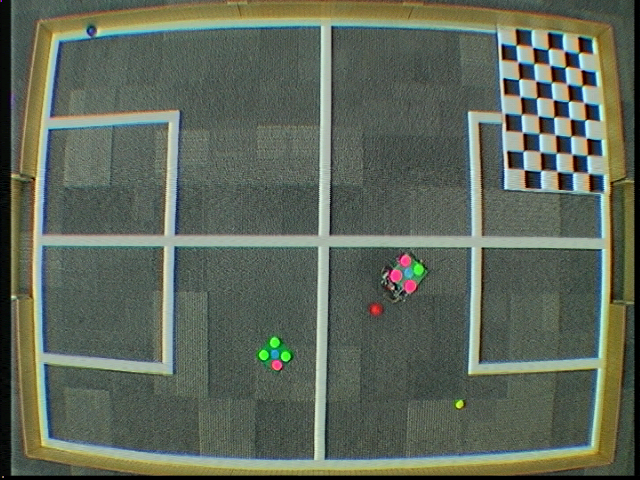
#> input picture Vision_Calibration/Pitch0/test1.png, 640 x 480 px, given in place of the camera
$ python plate_tracker_test.py   (older library calls are emulated)
#> lines starting #> are read from the running program, lines starting #| are printed output that depends on the picture; after the words box and inside, x2 and y2 are one past the last pixel; in counts of white or black regions, pixels touching at a corner belong together
### Vision_Calibration/dataStructures.py
class Object:
    def __init__(self,x,y,size,direction,magnitude):
#> in main, frame is the input picture: shape (480, 640, 3); mean B, G, R 90, 103.9, 94.7
        self.x          = x
        self.y          = y
        self.size       = size
        self.direction  = direction
        # sum of x and y components since last frame
        self.magnitude  = magnitude

### Vision_Calibration/plate_tracker_test.py
import cv2
import numpy as np
import math

from dataStructures import Object


def track_plate(frame, colour):
    """
    Finds the plate with the specified central colour then crops it from the original frame
    """
    # [9 lines of commented-out code are left out]
    if (colour == "yellow"):
        lower_boundary = np.array([30, 150, 150])
        upper_boundary = np.array([37, 255, 255])

    elif (colour == "blue"):
        lower_boundary = np.array([80, 100, 200])
        upper_boundary = np.array([100, 255, 250])

    # The mask contains the pixels which are in the colour boundary
    mask = cv2.inRange(frame, lower_boundary, upper_boundary)
    cv2.imshow(colour,mask)

    # dilate the image to make contours bigger, then close it to improve recognition
    kernel_dilate = np.ones((2, 2), np.uint8)
    kernel_close = np.ones((5, 5), np.uint8)
    dilate = cv2.dilate(mask, kernel_dilate)
    close = cv2.morphologyEx(dilate, cv2.MORPH_CLOSE, kernel_close)
    #cv2.imshow("team_mask", close)


    # find all groupings of pixels found by mask
    _, contours, hierarchy = cv2.findContours(close, cv2.RETR_TREE, cv2.CHAIN_APPROX_SIMPLE) #original
    # find area of all contours
    areas = [cv2.contourArea(c) for c in contours]

    robot_1 = Object(0, 0, 0, 0, 0)
    robot_2 = Object(0, 0, 0, 0, 0)

    if (areas != []):
        if (len(areas) == 1):
            largest_index = np.argmax(areas)
            contour = contours[largest_index]

            (float_x, float_y), radius = cv2.minEnclosingCircle(contour)
            #center = (int(x), int(y))
            radius = int(radius)

            if (int(float_x) < 30):
                x = 30
            elif (int(float_x) > 1250):
                x = 1250
            else:
                x = int(float_x)

            if (int(float_y) < 30):
                y = 30
            elif (int(float_y) > 1250):
                y = 1050
            else:
                y = int(float_y)

            center = (x, y)

            #robot = frame[center[1]-30:center[1]+30, center[0]-30:center[0]+30]
            robot = Object(x, y, 0, 0, 0)
            return(robot, robot)


        if (len(areas) >= 2):
            largest_2_indices = np.argpartition(areas, 1)[-2:]
            #largest_contour = contours[np.argmax(areas)]

            # Get the contours for the two robots of the team
            contour_1 = contours[largest_2_indices[0]]
            contour_2 = contours[largest_2_indices[1]]


            (float_x_1, float_y_1), radius_1 = cv2.minEnclosingCircle(contour_1)
            (float_x_2, float_y_2), radius_2 = cv2.minEnclosingCircle(contour_2)

            #center_1 = (int(x_1),int(y_1))
            radius_1 = int(radius_1)
            #center_2 = (int(x_2),int(y_2))
            radius_2 = int(radius_2)

            #cv2.circle(frame, center_1, radius_1, (0, 0, 255), 1)
            #cv2.circle(frame, center_2, radius_2, (0, 0, 255), 1)

            if (int(float_x_1) < 30):
                x_1 = 30
            elif (int(float_x_1) > 1250):
                x_1 = 1250
            else:
                x_1 = int(float_x_1)

            if (int(float_y_1) < 30):
                y_1 = 30
            elif (int(float_y_1) > 1250):
                y_1 = 1050
            else:
                y_1 = int(float_y_1)

            center_1 = (x_1, y_1)

            #############################

            if (int(float_x_2) < 30):
                x_2 = 30
            elif (int(float_x_2) > 1250):
                x_2 = 1250
            else:
                x_2 = int(float_x_2)

            if (int(float_y_2) < 30):
                y_2 = 30
            elif (int(float_y_2) > 1250):
                y_2 = 1050
            else:
                y_2 = int(float_y_2)

            center_2 = (x_2, y_2)

            #crop the part of the image containing the robot from the yellow team
            #robot_1 = frame[center_1[1]-30:center_1[1]+30, center_1[0]-30:center_1[0]+30]
            #robot_2 = frame[center_2[1]-30:center_2[1]+30, center_2[0]-30:center_2[0]+30]
            robot_1 = Object(center_1[0], center_1[1], 0, 0, 0)
            robot_2 = Object(center_2[0], center_2[1], 0, 0, 0)

            #cv2.imshow("robot_1", robot_1)
            #cv2.imshow("robot_2", robot_2)


            return (robot_1, robot_2)

    else:
        #cropped_frame = frame[240:300, 240:300]
        robot_1 = Object(270, 270, 0, 0, 0)
        robot_2 = Object(270, 270, 0, 0, 0)
        #return (cropped_frame, cropped_frame)
        return (robot_1, robot_2)

    # If cannot find two robots, return some dummy data
    # Should figure out something better for the final version
    # cropped_frame = frame[240:300, 240:300]

    #return (cropped_frame, cropped_frame)


def colour_density(robot_frame):
    """
    The function determines the dominating colour on the plate.
    """


    pink_mask = cv2.inRange(robot_frame, np.array([130, 100, 100]), np.array([171, 204, 255]))
    green_mask = cv2.inRange(robot_frame,  np.array([45,  80, 180]), np.array([57, 255, 255]))

    #count the number of green and pink pixels
    pink = np.count_nonzero(pink_mask)
    green = np.count_nonzero(green_mask)

    main_colour = None

    # compare the counts of the colours
    if(pink > green):
        main_colour = "pink"
        #print(main_colour)
    else:
        main_colour = "green"


    return main_colour


def track_orientation_dot(robot_frame, colour):
    """
    Finds the single dot on the plate, based on its colour
    """

    orientation_dot = Object(0, 0, 0, 0, 0)

    #cv2.imshow("robot frame", robot_frame)
    #if the main colour is pink, search for green
    if(colour == "pink"):
        lower_boundary = np.array([49, 150, 150])
        upper_boundary = np.array([51, 255, 255])
    #if the main colour is green, search for pink
    elif(colour == "green"):
        lower_boundary = np.array([130, 100, 100])
        upper_boundary = np.array([171, 204, 255])

    # mask contains the pixels which are in the colour boundary
    mask = cv2.inRange(robot_frame, lower_boundary, upper_boundary)

    # dilate the image to make contours bigger, then close it to improve recognition
    kernel = np.ones((2,2), np.uint8)
    kernel2 = np.ones((5,5),np.uint8)
    frame_mask = cv2.dilate(mask, kernel)
    closing = cv2.morphologyEx(frame_mask, cv2.MORPH_CLOSE, kernel2)

    # find all groupings of pixels found by mask
    im2, contours, hierarchy = cv2.findContours(closing, cv2.RETR_TREE, cv2.CHAIN_APPROX_SIMPLE)
    #cv2.imshow("track_orientation_dot", mask)
    # find area of all contours
    areas = [cv2.contourArea(c) for c in contours]

    if areas != []:
        largest_contour = contours[np.argmax(areas)]
        (x,y),radius = cv2.minEnclosingCircle(largest_contour)
        # [5 lines of commented-out code are left out]

        orientation_dot = Object(x, y, 0, 0, 0)
        return orientation_dot
    else:
        return orientation_dot

def orientation(team_dot, orientation_dot):
    """
    Calculates the orientation of the robot using the slope of the line,
    connecting the team marker dot and the orientation dot
    """
    orient_dot = (team_dot.x -30 + orientation_dot.x, team_dot.y - 30 + orientation_dot.y)
    slope = ((team_dot.y-orient_dot[1]) , (team_dot.x - orient_dot[0]))
    slope_angle = math.atan2(slope[0],slope[1])
    #print (slope_angle)

    #rotate the orientation dot around the center dot by 30 degrees
    #v = ((team_dot.x - orient_dot[0]), (team_dot.y - orient_dot[1]))
    v = ((orient_dot[0] - team_dot.x), (orient_dot[1] - team_dot.y))
    xcos = v[0] * math.cos(-145 * math.pi / 180)
    ysin = v[1] * math.sin(-145 * math.pi / 180)
    xsin = v[0] * math.sin(-145 * math.pi / 180)
    ycos = v[1] * math.cos(-145 * math.pi / 180)
    v_1 = (xcos - ysin, xsin - ycos)
    #v_2 = (v_1[0] + orient_dot[0], v_1[1] + orient_dot[1])
    v_2 = (v_1[0] + team_dot.x, v_1[1] + team_dot.y)

    # new one
    if team_dot.x > orient_dot[0]:
        mag = 1
    else:
        mag = -1
    slope_angle_prime = slope_angle - math.radians(35)
    new_point = (team_dot.x +  20* math.cos( slope_angle_prime),team_dot.y + 20 * math.sin(slope_angle_prime))
    new_point = (int(new_point[0]),int(new_point[1]))


    print("--------------")
    print(orient_dot)
    print(v_2)

    # return ((team_dot.x, team_dot.y), (int(v_2[0]), int(v_2[1])))
    return ((team_dot.x, team_dot.y), new_point)


def preProcess(frame):
        #dst = cv2.remap(img,mapx,mapy,cv2.INTER_LINEAR)
        kernel = np.ones((2,2), np.uint8)
        opened = cv2.morphologyEx(frame, cv2.MORPH_OPEN, kernel)
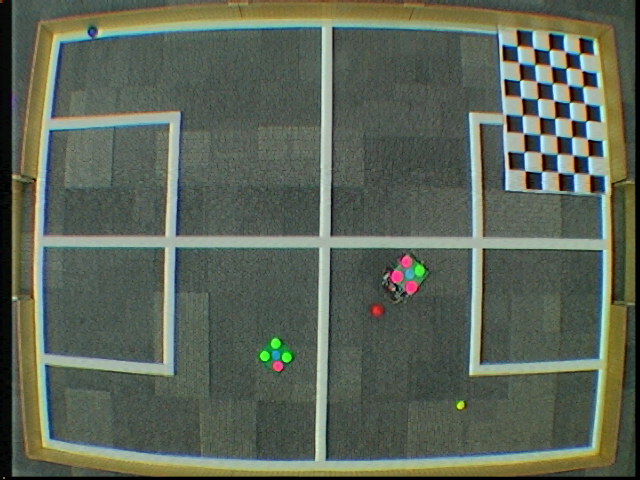
#> opened: shape (480, 640, 3); mean B, G, R 87.3, 101.1, 92
        dilated = cv2.dilate(opened, kernel, iterations = 3)
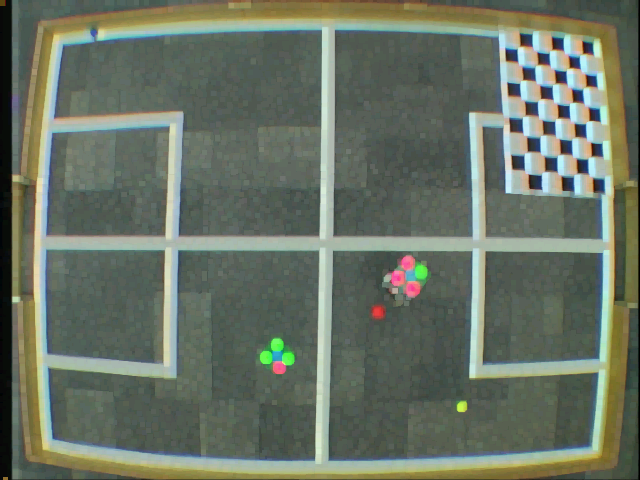
#> dilated: shape (480, 640, 3); mean B, G, R 100.2, 114.4, 105
        return dilated

def main():

    # Create the datastructures which will store the information about the robots
    yellow_robot_1 = Object(0, 0, 0, 0, 0)
    yellow_robot_2 = Object(0, 0, 0, 0, 0)
    blue_robot_1 = Object(0, 0, 0, 0, 0)
    blue_robot_2 = Object(0, 0, 0, 0, 0)

    cap = cv2.VideoCapture(0)

    while(1):
         # Take each frame
        _, frame = cap.read()
        #cv2.imshow("rgb", frame)

        #Blur the frame to make colours more uniform
        preprocessed = preProcess(frame)
        cv2.imshow("preprocessed", preprocessed)

        # Convert BGR to HSV
        #hsv_frame = cv2.cvtColor(frame, cv2.COLOR_BGR2HSV)
        hsv_frame = cv2.cvtColor(preprocessed, cv2.COLOR_BGR2HSV)
#> hsv_frame: shape (480, 640, 3); mean H, S, V 59.2, 48.5, 118
        #cv2.imshow("hsv", hsv_frame)
        #time.sleep(1)

        ###########################################
        pink_mask = cv2.inRange(hsv_frame, np.array([130, 100, 100]), np.array([171, 204, 255]))
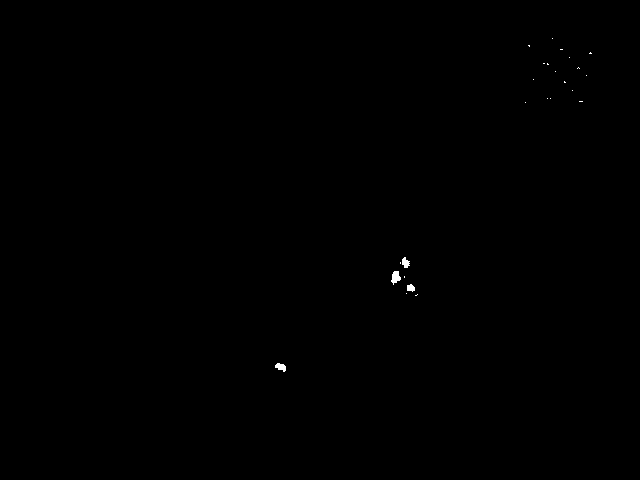
#> pink_mask: shape (480, 640); 0.1% white; 25 white regions (21 under 20 px), largest, box (x1, y1, x2, y2) and area: (391, 271, 401, 285) 88, (275, 363, 286, 372) 64, (402, 257, 410, 268) 59, (407, 284, 415, 292) 48
        green_mask = cv2.inRange(hsv_frame, np.array([45,  80, 180]), np.array([57, 255, 255]))
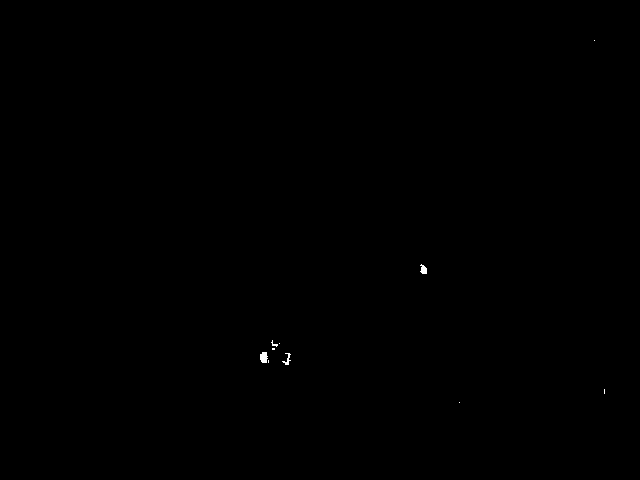
#> green_mask: shape (480, 640); 0.06% white; 10 white regions (7 under 20 px), largest, box (x1, y1, x2, y2) and area: (260, 352, 268, 363) 71, (420, 264, 427, 274) 49, (282, 353, 291, 365) 41
        cv2.imshow('pink',pink_mask)
        cv2.imshow('green',green_mask)
        #####################################

        # find the plate
        yellow_plates = track_plate(hsv_frame, "yellow")
#> in track_plate, `_, contours, hierarchy = cv2.findContours(close, cv2.RETR_TREE, cv2.CH..`: contours = 2 contours, 1 with area under 20; largest, box (x1, y1, x2, y2) and area: (458, 403, 468, 413) 30
#> in track_plate, `areas = [cv2.contourArea(c) for c in contours]`: areas = [1, 30.5]
#> in track_plate, `largest_2_indices = np.argpartition(areas, 1)[-2:]`: largest_2_indices = [0, 1]
#> in track_plate, `contour_1 = contours[largest_2_indices[0]]`: contour_1 = [[583, 458], [583, 459], [584, 459], [584, 458]]
#> in track_plate, `contour_2 = contours[largest_2_indices[1]]`: contour_2 = contour of 12 points, box (x1, y1, x2, y2) (458, 403, 468, 413), area 30
#> in track_plate, `(float_x_1, float_y_1), radius_1 = cv2.minEnclosingCircle(contour_1)`: float_x_1 = 583.5; float_y_1 = 458.5; radius_1 = 0.707
#> in track_plate, `(float_x_2, float_y_2), radius_2 = cv2.minEnclosingCircle(contour_2)`: float_x_2 = 462.5; float_y_2 = 407.5; radius_2 = 6.36
#> in track_plate, `radius_1 = int(radius_1)`: radius_1 = 0
#> in track_plate, `radius_2 = int(radius_2)`: radius_2 = 6
#> in track_plate, `x_1 = int(float_x_1)`: x_1 = 583
#> in track_plate, `y_1 = int(float_y_1)`: y_1 = 458
#> in track_plate, `center_1 = (x_1, y_1)`: center_1 = (583, 458)
#> in track_plate, `x_2 = int(float_x_2)`: x_2 = 462
#> in track_plate, `y_2 = int(float_y_2)`: y_2 = 407
#> in track_plate, `center_2 = (x_2, y_2)`: center_2 = (462, 407)
        yellow_robot_1 = yellow_plates[0]
        yellow_robot_2 = yellow_plates[1]

        blue_plates = track_plate(hsv_frame, "blue")
#> call 2 of track_plate, with colour = 'blue'
#> in track_plate (call 2), `dilate = cv2.dilate(mask, kernel_dilate)`:
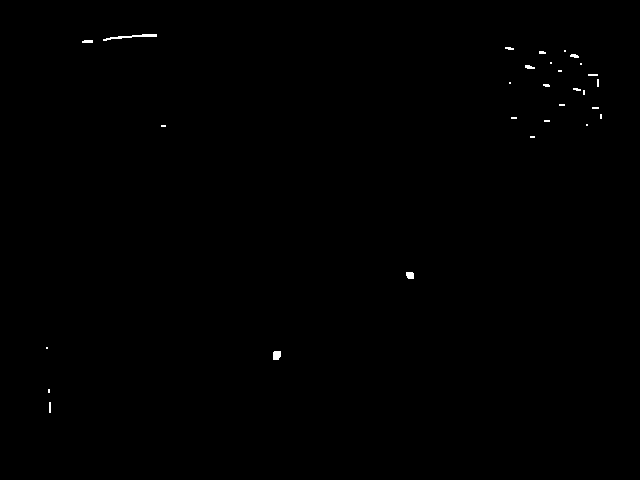
#> dilate: shape (480, 640); 0.19% white; 29 white regions (20 under 20 px), largest, box (x1, y1, x2, y2) and area: (103, 34, 157, 41) 129, (273, 351, 281, 360) 66, (406, 272, 414, 279) 51
#> in track_plate (call 2), `_, contours, hierarchy = cv2.findContours(close, cv2.RETR_TREE, cv2.CH..`: contours = 27 contours, 24 with area under 20; largest, box (x1, y1, x2, y2) and area: (103, 34, 157, 41) 74, (273, 351, 281, 360) 52, (406, 272, 414, 279) 38
#> in track_plate (call 2), `areas = [cv2.contourArea(c) for c in contours]`: areas = 27 values, max 73.5 at index 26, min 1 at index 3, mean 12.41
#> in track_plate (call 2), `largest_2_indices = np.argpartition(areas, 1)[-2:]`: largest_2_indices = [25, 26]
#> in track_plate (call 2), `contour_1 = contours[largest_2_indices[0]]`: contour_1 = [[84, 40], [83, 41], [82, 41], [82, 42], [92, 42], [92, 40]]
#> in track_plate (call 2), `contour_2 = contours[largest_2_indices[1]]`: contour_2 = contour of 22 points, box (x1, y1, x2, y2) (103, 34, 157, 41), area 74
#> in track_plate (call 2), `(float_x_1, float_y_1), radius_1 = cv2.minEnclosingCircle(contour_1)`: float_x_1 = 87; float_y_1 = 41; radius_1 = 5.1
#> in track_plate (call 2), `(float_x_2, float_y_2), radius_2 = cv2.minEnclosingCircle(contour_2)`: float_x_2 = 129.5; float_y_2 = 37; radius_2 = 26.67
#> in track_plate (call 2), `radius_1 = int(radius_1)`: radius_1 = 5
#> in track_plate (call 2), `radius_2 = int(radius_2)`: radius_2 = 26
#> in track_plate (call 2), `x_1 = int(float_x_1)`: x_1 = 87
#> in track_plate (call 2), `y_1 = int(float_y_1)`: y_1 = 41
#> in track_plate (call 2), `center_1 = (x_1, y_1)`: center_1 = (87, 41)
#> in track_plate (call 2), `x_2 = int(float_x_2)`: x_2 = 129
#> in track_plate (call 2), `y_2 = int(float_y_2)`: y_2 = 37
#> in track_plate (call 2), `center_2 = (x_2, y_2)`: center_2 = (129, 37)
        blue_robot_1 = blue_plates[0]
        blue_robot_2 = blue_plates[1]
        #print(plate_1.shape)
        #cv2.imshow('plate_1', plate_1)
        #cv2.imshow('plate_2', plate_2)

        yellow_robot_1_frame = hsv_frame[yellow_robot_1.y-30:yellow_robot_1.y+30, yellow_robot_1.x-30:yellow_robot_1.x+30]
#> yellow_robot_1_frame: shape (52, 60, 3); mean H, S, V 46.4, 90.9, 125.9
        yellow_robot_2_frame = hsv_frame[yellow_robot_2.y-30:yellow_robot_2.y+30, yellow_robot_2.x-30:yellow_robot_2.x+30]
#> yellow_robot_2_frame: shape (60, 60, 3); mean H, S, V 54.3, 41.6, 95.8

        blue_robot_1_frame = hsv_frame[blue_robot_1.y-30:blue_robot_1.y+30, blue_robot_1.x-30:blue_robot_1.x+30]
#> blue_robot_1_frame: shape (60, 60, 3); mean H, S, V 58.3, 68.2, 133.6
        blue_robot_2_frame = hsv_frame[blue_robot_1.y-30:blue_robot_1.y+30, blue_robot_1.x-30:blue_robot_1.x+30]


        yellow_1_main_colour = colour_density(yellow_robot_1_frame)
#> in colour_density, `pink = np.count_nonzero(pink_mask)`: pink = 0
#> yellow_1_main_colour = 'green'
        yellow_2_main_colour = colour_density(yellow_robot_2_frame)
#> in colour_density (call 2), `green_mask = cv2.inRange(robot_frame,  np.array([45,  80, 180]), np.ar..`:
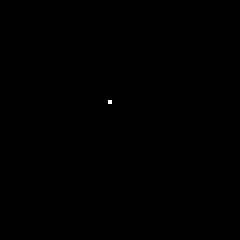
#> green_mask: shape (60, 60) (shown 4 times larger); 0.03% white in thin lines or dots, all inside (x1, y1, x2, y2) = (27, 25, 28, 26)
#> in colour_density (call 2), `green = np.count_nonzero(green_mask)`: green = 1
#> yellow_2_main_colour = 'green'

        blue_1_main_colour = colour_density(blue_robot_1_frame)
#> blue_1_main_colour = 'green'
        blue_2_main_colour = colour_density(blue_robot_2_frame)
#> blue_2_main_colour = 'green'


        yellow_1_orientation_dot = track_orientation_dot(yellow_robot_1_frame, yellow_1_main_colour)
#> in track_orientation_dot, `im2, contours, hierarchy = cv2.findContours(closing, cv2.RETR_TREE, cv..`: contours = []
        print("orientation:")
        print(yellow_1_orientation_dot.x, yellow_1_orientation_dot.y)
#| 0 0
        yellow_2_orientation_dot = track_orientation_dot(yellow_robot_2_frame, yellow_2_main_colour)
        print("orientation-dot 2:")
        print(yellow_2_orientation_dot.x, yellow_2_orientation_dot.y)
#| 0 0
        blue_1_orientation_dot = track_orientation_dot(blue_robot_1_frame, blue_1_main_colour)
        blue_2_orientation_dot = track_orientation_dot(blue_robot_2_frame, blue_2_main_colour)
        #cv2.imshow("orientation_dot_1", final_frame_1)


        cv2.circle(frame, (int(yellow_1_orientation_dot.x), int(yellow_1_orientation_dot.y)), 5, (0, 0, 0), 2)
        cv2.circle(frame, (int(yellow_robot_1.x -30 + yellow_2_orientation_dot.x), int(yellow_robot_1.y -30 + yellow_2_orientation_dot.y)), 5, (255, 255, 255), 2)
#> frame: shape (480, 640, 3); mean B, G, R 90.1, 104, 94.7


        #final_frame_2 = track_orientation_dot(plate_2, main_colour_2)
        #cv2.imshow("orientation_dot_2", final_frame_2)
        yellow_angle_1 = orientation(yellow_robot_1, yellow_1_orientation_dot)
#> yellow_angle_1 = ((583, 458), (602, 461))
        yellow_angle_2 = orientation(yellow_robot_2, yellow_2_orientation_dot)
#> yellow_angle_2 = ((462, 407), (481, 410))

        blue_angle_1 = orientation(blue_robot_1, blue_1_orientation_dot)
#> blue_angle_1 = ((87, 41), (106, 44))
        blue_angle_2 = orientation(blue_robot_2, blue_2_orientation_dot)
#> blue_angle_2 = ((129, 37), (148, 40))

        #Draw everything on frame
        cv2.rectangle(frame, (yellow_robot_1.x-30, yellow_robot_1.y-30), (yellow_robot_1.x+30, yellow_robot_1.y+30), (255, 255, 0))
        cv2.rectangle(frame, (yellow_robot_2.x-30, yellow_robot_2.y-30), (yellow_robot_2.x+30, yellow_robot_2.y+30), (255, 255, 0))

        cv2.rectangle(frame, (blue_robot_1.x-30, blue_robot_1.y-30), (blue_robot_1.x+30, blue_robot_1.y+30), (255, 0, 0))
        cv2.rectangle(frame, (blue_robot_2.x-30, blue_robot_2.y-30), (blue_robot_2.x+30, blue_robot_2.y+30), (255, 0, 0))
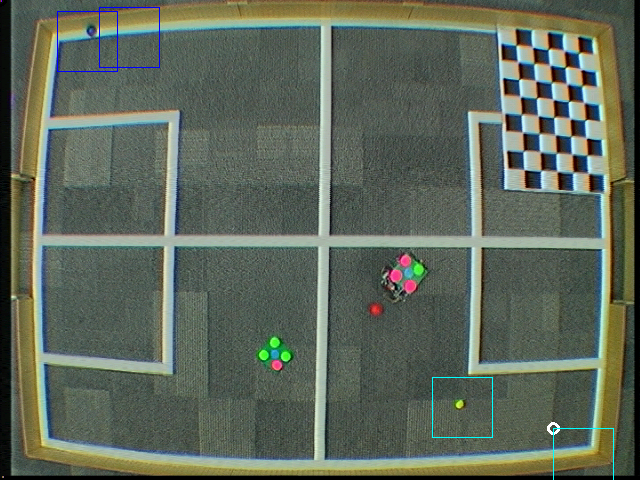
#> frame: shape (480, 640, 3); mean B, G, R 90.6, 104, 94.4


        cv2.line(frame, yellow_angle_1[0], yellow_angle_1[1], (255, 255, 0), 2)
#> frame: shape (480, 640, 3); 0.02% of pixels changed, all inside (x1, y1, x2, y2) = (582, 457, 604, 463)
        cv2.line(frame, yellow_angle_2[0], yellow_angle_2[1], (255, 255, 0), 2)
#> frame: shape (480, 640, 3); mean B, G, R 90.7, 104.1, 94.4

        cv2.line(frame, blue_angle_1[0], blue_angle_1[1], (255, 0, 0), 2)
#> frame: shape (480, 640, 3); mean B, G, R 90.7, 104, 94.4
        cv2.line(frame, blue_angle_2[0], blue_angle_2[1], (255, 0, 0), 2)
#> frame: shape (480, 640, 3); mean B, G, R 90.7, 104, 94.4


        cv2.imshow("final_frame", frame)


        k = cv2.waitKey(5) & 0xFF
#> (key Esc is pressed here)
        if k == 27:
            break

    cv2.destroyAllWindows()


if __name__ == '__main__':
    main()
